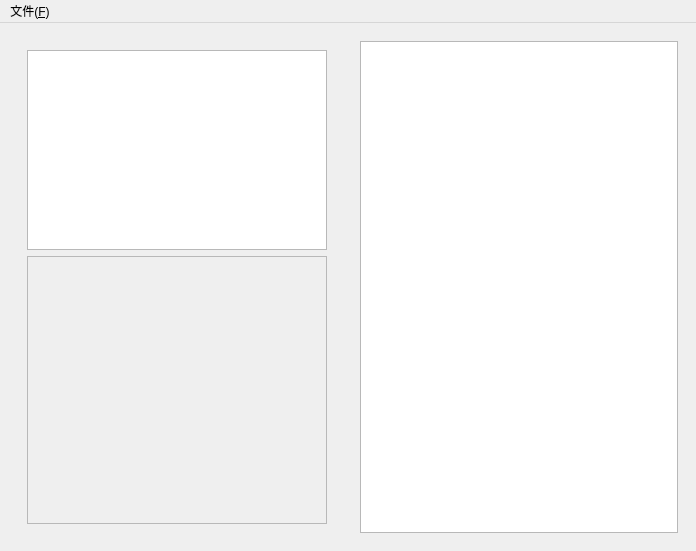
<?xml version="1.0" encoding="UTF-8"?>
<ui version="4.0">
 <class>MainWindow</class>
 <widget class="QMainWindow" name="MainWindow">
  <property name="geometry">
   <rect>
    <x>0</x>
    <y>0</y>
    <width>696</width>
    <height>551</height>
   </rect>
  </property>
  <property name="windowTitle">
   <string>MainWindow</string>
  </property>
  <property name="whatsThis">
   <string>&lt;html&gt;&lt;head/&gt;&lt;body&gt;&lt;p&gt;&lt;br/&gt;&lt;/p&gt;&lt;/body&gt;&lt;/html&gt;</string>
  </property>
  <widget class="QWidget" name="centralwidget">
   <layout class="QHBoxLayout" name="horizontalLayout">
    <item>
     <widget class="QWidget" name="widget_EditRegion" native="true">
      <layout class="QVBoxLayout" name="verticalLayout">
       <item>
        <widget class="QWidget" name="Layout_EditRegion_2" native="true">
         <layout class="QVBoxLayout" name="Layout_EditRegion">
          <item>
           <widget class="QTextBrowser" name="textBrowser_Foreword">
            <property name="maximumSize">
             <size>
              <width>16777215</width>
              <height>200</height>
             </size>
            </property>
           </widget>
          </item>
          <item>
           <widget class="QScrollArea" name="scrollArea">
            <property name="widgetResizable">
             <bool>true</bool>
            </property>
            <widget class="QWidget" name="widget_Variable_Container">
             <property name="geometry">
              <rect>
               <x>0</x>
               <y>0</y>
               <width>288</width>
               <height>251</height>
              </rect>
             </property>
            </widget>
           </widget>
          </item>
         </layout>
        </widget>
       </item>
      </layout>
     </widget>
    </item>
    <item>
     <widget class="QWidget" name="widget_ViewRegion" native="true">
      <layout class="QVBoxLayout" name="verticalLayout_2">
       <item>
        <widget class="QTextBrowser" name="textBrowser_Main"/>
       </item>
      </layout>
     </widget>
    </item>
   </layout>
  </widget>
  <widget class="QMenuBar" name="menubar">
   <property name="geometry">
    <rect>
     <x>0</x>
     <y>0</y>
     <width>696</width>
     <height>25</height>
    </rect>
   </property>
   <widget class="QMenu" name="menu_File">
    <property name="title">
     <string>文件(&amp;F)</string>
    </property>
    <addaction name="action_FileOpen"/>
    <addaction name="action_FileSave"/>
    <addaction name="action_FileSaveAs"/>
    <addaction name="separator"/>
    <addaction name="action_FileExport"/>
   </widget>
   <addaction name="menu_File"/>
  </widget>
  <action name="action_FileOpen">
   <property name="text">
    <string>打开(&amp;O)</string>
   </property>
  </action>
  <action name="action_FileSave">
   <property name="text">
    <string>保存(&amp;S)</string>
   </property>
  </action>
  <action name="action_FileExport">
   <property name="text">
    <string>导出(&amp;E)</string>
   </property>
  </action>
  <action name="action_FileSaveAs">
   <property name="text">
    <string>另存为(&amp;A)</string>
   </property>
  </action>
 </widget>
 <resources/>
 <connections/>
</ui>
